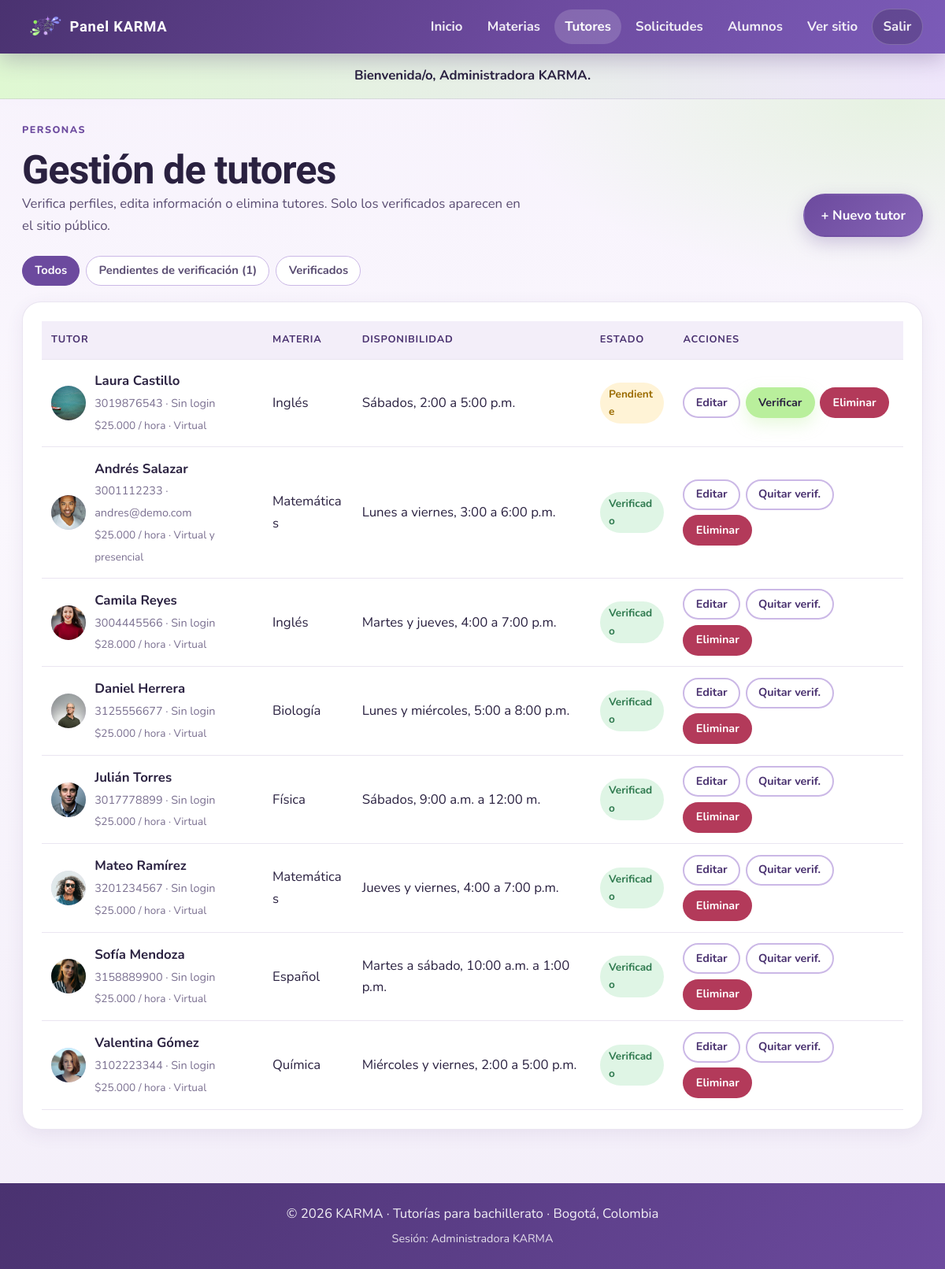
Screenshot of /admin/tutores.php (signed in) with the database file from the repository.
### tables this page shows
CREATE TABLE tutor (
  id_tutor INT UNSIGNED AUTO_INCREMENT PRIMARY KEY,
  nombre VARCHAR(100) NOT NULL,
  correo VARCHAR(150) NULL UNIQUE,
  password_hash VARCHAR(255) NULL,
  descripcion TEXT NULL,
  disponibilidad VARCHAR(150) NOT NULL,
  precio_hora DECIMAL(10,2) NULL,
  modalidad ENUM('virtual','presencial','ambas') NOT NULL DEFAULT 'virtual',
  telefono VARCHAR(10) NOT NULL,
  foto_url VARCHAR(255) NULL,
  verificado TINYINT(1) NOT NULL DEFAULT 0,
  creado_en DATETIME NOT NULL DEFAULT CURRENT_TIMESTAMP,
  id_materia INT UNSIGNED NOT NULL,
  FOREIGN KEY (id_materia) REFERENCES materia(id_materia)
);

CREATE TABLE materia (
  id_materia INT UNSIGNED AUTO_INCREMENT PRIMARY KEY,
  nombre VARCHAR(100) NOT NULL UNIQUE,
  imagen VARCHAR(255) NULL,
  descripcion VARCHAR(255) NULL
);

### includes/funciones.php (called while the page is built, shortened)
<?php
function e($texto) {
    return htmlspecialchars((string)$texto, ENT_QUOTES, "UTF-8");
}
function rutaFoto($ruta, $fallback = "img/estudiantes.jpg") {
    $ruta = trim((string)$ruta);
    return $ruta;
}
function contador($mysqli, $sql) {
    $resultado = $mysqli->query($sql);
    $fila = $resultado->fetch_row();
    return (int)($fila[0] ?? 0);
}
function formatoPrecio($precio) {
    return "$" . number_format((float)$precio, 0, ",", ".") . " / hora";
}
function etiquetaModalidad($m) {
    return ["virtual" => "Virtual", "presencial" => "Presencial", "ambas" => "Virtual y presencial"][$m] ?? "Virtual";
}

### admin/tutores.php (the view, shortened to what this page needs)
<?php
require_once __DIR__ . "/../includes/conexion.php";
require_once __DIR__ . "/../includes/funciones.php";
$filtro = $_GET["filtro"] ?? "todos";
$where = "";
if (!in_array($filtro, ["pendientes", "verificados"], true)) $filtro = "todos";
$tutores = $mysqli->query(
    "SELECT t.*, m.nombre AS materia
     FROM tutor t
     INNER JOIN materia m ON m.id_materia = t.id_materia
     $where
     ORDER BY t.verificado ASC, t.nombre"
)->fetch_all(MYSQLI_ASSOC);
$pendientes = contador($mysqli, "SELECT COUNT(*) FROM tutor WHERE verificado = 0");
require __DIR__ . "/../includes/header_admin.php";
?>
<div class="admin-titulo">
    <div>
        <p class="etiqueta">Personas</p>
        <h1>Gestión de tutores</h1>
        <p>Verifica perfiles, edita información o elimina tutores. Solo los verificados aparecen en el sitio público.</p>
    </div>
    <a class="btn" href="tutor_form.php">+ Nuevo tutor</a>
</div>
<div class="filtros" style="margin-bottom:1.25rem">
    <a href="tutores.php" class="<?= $filtro === 'todos' ? 'activo' : '' ?>">Todos</a>
    <a href="tutores.php?filtro=pendientes" class="<?= $filtro === 'pendientes' ? 'activo' : '' ?>">Pendientes de verificación<?= $pendientes > 0 ? " ($pendientes)" : "" ?></a>
    <a href="tutores.php?filtro=verificados" class="<?= $filtro === 'verificados' ? 'activo' : '' ?>">Verificados</a>
</div>
<div class="panel-card">
    <?php if (count($tutores) === 0): ?>
        <div class="vacio">No hay tutores registrados. <a href="tutor_form.php">Crear el primero</a>.</div>
    <?php else: ?>
        <div class="tabla-wrap">
            <table class="tabla">
                <thead>
                    <tr>
                        <th>Tutor</th>
                        <th>Materia</th>
                        <th>Disponibilidad</th>
                        <th>Estado</th>
                        <th>Acciones</th>
                    </tr>
                </thead>
                <tbody>
                    <?php foreach ($tutores as $t): ?>
                        <tr>
                            <td>
                                <div class="celda-persona">
                                    <img class="avatar-mini" src="../<?= e(rutaFoto($t["foto_url"])) ?>" alt="">
                                    <div>
                                        <strong><?= e($t["nombre"]) ?></strong><br>
                                        <span style="color:var(--muted);font-size:0.9rem"><?= e($t["telefono"]) ?><?= !empty($t["correo"]) ? " · " . e($t["correo"]) : " · Sin login" ?></span><br>
                                        <span style="color:var(--muted);font-size:0.85rem"><?= e(formatoPrecio($t["precio_hora"] ?? null)) ?> · <?= e(etiquetaModalidad($t["modalidad"] ?? "virtual")) ?></span>
                                    </div>
                                </div>
                            </td>
                            <td><?= e($t["materia"]) ?></td>
                            <td><?= e($t["disponibilidad"]) ?></td>
                            <td>
                                <?php if ((int)$t["verificado"] === 1): ?>
                                    <span class="badge badge-ok">Verificado</span>
                                <?php else: ?>
                                    <span class="badge badge-warn">Pendiente</span>
                                <?php endif; ?>
                            </td>
                            <td>
                                <div class="acciones-fila">
                                    <a class="btn btn-sm btn-secundario" href="tutor_form.php?id=<?= (int)$t["id_tutor"] ?>">Editar</a>
                                    <form method="post" action="tutores.php">
                                        <button class="btn btn-sm <?= (int)$t["verificado"] === 1 ? 'btn-secundario' : 'btn-menta' ?>" type="submit">
                                            <?= (int)$t["verificado"] === 1 ? "Quitar verif." : "Verificar" ?>
                                        </button>
                                    </form>
                                    <form method="post" action="tutores.php" onsubmit="return confirm('¿Eliminar este tutor y sus solicitudes?');">
                                        <button class="btn btn-sm btn-peligro" type="submit">Eliminar</button>
                                    </form>
                                </div>
                            </td>
                        </tr>
                    <?php endforeach; ?>
                </tbody>
            </table>
        </div>
    <?php endif; ?>
</div>
<?php require __DIR__ . "/../includes/footer.php"; ?>

### rows the page displays
tutor: foto_url (picture), nombre "Laura Castillo", telefono "3019876543", shows "· Sin login", precio_hora "$25.000 / hora", modalidad "Virtual", id_materia.nombre "Inglés", disponibilidad "Sábados, 2:00 a 5:00 p.m.", verificado "Pendiente"
tutor: foto_url (picture), nombre "Andrés Salazar", telefono "3001112233", correo "andres@demo.com", precio_hora "$25.000 / hora", modalidad "Virtual y presencial", id_materia.nombre "Matemáticas", disponibilidad "Lunes a viernes, 3:00 a 6:00 p.m.", verificado "Verificado"
tutor: foto_url (picture), nombre "Camila Reyes", telefono "3004445566", shows "· Sin login", precio_hora "$28.000 / hora", modalidad "Virtual", id_materia.nombre "Inglés", disponibilidad "Martes y jueves, 4:00 a 7:00 p.m.", verificado "Verificado"
tutor: foto_url (picture), nombre "Daniel Herrera", telefono "3125556677", shows "· Sin login", precio_hora "$25.000 / hora", modalidad "Virtual", id_materia.nombre "Biología", disponibilidad "Lunes y miércoles, 5:00 a 8:00 p.m.", verificado "Verificado"
tutor: foto_url (picture), nombre "Julián Torres", telefono "3017778899", shows "· Sin login", precio_hora "$25.000 / hora", modalidad "Virtual", id_materia.nombre "Física", disponibilidad "Sábados, 9:00 a.m. a 12:00 m.", verificado "Verificado"
tutor: foto_url (picture), nombre "Mateo Ramírez", telefono "3201234567", shows "· Sin login", precio_hora "$25.000 / hora", modalidad "Virtual", id_materia.nombre "Matemáticas", disponibilidad "Jueves y viernes, 4:00 a 7:00 p.m.", verificado "Verificado"
tutor: foto_url (picture), nombre "Sofía Mendoza", telefono "3158889900", shows "· Sin login", precio_hora "$25.000 / hora", modalidad "Virtual", id_materia.nombre "Español", disponibilidad "Martes a sábado, 10:00 a.m. a 1:00 p.m.", verificado "Verificado"
tutor: foto_url (picture), nombre "Valentina Gómez", telefono "3102223344", shows "· Sin login", precio_hora "$25.000 / hora", modalidad "Virtual", id_materia.nombre "Química", disponibilidad "Miércoles y viernes, 2:00 a 5:00 p.m.", verificado "Verificado"

### other values shown
$mensaje "Bienvenida/o, Administradora KARMA."
$pendientes "1"
$_SESSION["admin"]["nombre"] "Administradora KARMA"
